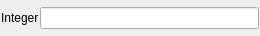
<?xml version="1.0" encoding="UTF-8"?>
<ui version="4.0">
 <class>WidgetGSLibParInt</class>
 <widget class="QWidget" name="WidgetGSLibParInt">
  <property name="geometry">
   <rect>
    <x>0</x>
    <y>0</y>
    <width>260</width>
    <height>36</height>
   </rect>
  </property>
  <property name="windowTitle">
   <string>Form</string>
  </property>
  <layout class="QHBoxLayout" name="horizontalLayout">
   <property name="spacing">
    <number>1</number>
   </property>
   <property name="leftMargin">
    <number>1</number>
   </property>
   <property name="topMargin">
    <number>1</number>
   </property>
   <property name="rightMargin">
    <number>1</number>
   </property>
   <property name="bottomMargin">
    <number>1</number>
   </property>
   <item>
    <widget class="QLabel" name="lblDesc">
     <property name="text">
      <string>Integer</string>
     </property>
    </widget>
   </item>
   <item>
    <widget class="QLineEdit" name="txtValue"/>
   </item>
  </layout>
 </widget>
 <resources/>
 <connections/>
</ui>
